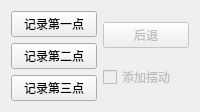
             <widget class="QWidget" name="tab32">
              <attribute name="title">
               <string>弧线</string>
              </attribute>
              <layout class="QHBoxLayout" name="horizontalLayout_35">
               <item>
                <layout class="QHBoxLayout" name="horizontalLayout_34">
                 <item>
                  <layout class="QVBoxLayout" name="verticalLayout_14">
                   <item>
                    <widget class="QPushButton" name="pushButton_arc1">
                     <property name="text">
                      <string>记录第一点</string>
                     </property>
                    </widget>
                   </item>
                   <item>
                    <widget class="QPushButton" name="pushButton_arc2">
                     <property name="text">
                      <string>记录第二点</string>
                     </property>
                    </widget>
                   </item>
                   <item>
                    <widget class="QPushButton" name="pushButton_arc3">
                     <property name="text">
                      <string>记录第三点</string>
                     </property>
                    </widget>
                   </item>
                  </layout>
                 </item>
                 <item>
                  <layout class="QVBoxLayout" name="verticalLayout_15">
                   <item>
                    <widget class="QPushButton" name="pushButton_clear2">
                     <property name="enabled">
                      <bool>false</bool>
                     </property>
                     <property name="text">
                      <string>后退</string>
                     </property>
                    </widget>
                   </item>
                   <item>
                    <widget class="QCheckBox" name="checkBox_v2">
                     <property name="enabled">
                      <bool>false</bool>
                     </property>
                     <property name="text">
                      <string>添加摆动</string>
                     </property>
                    </widget>
                   </item>
                  </layout>
                 </item>
                </layout>
               </item>
              </layout>
             </widget>
